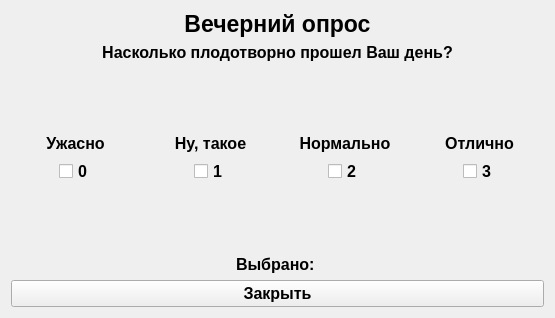
<?xml version="1.0" encoding="UTF-8"?>
<ui version="4.0">
 <class>QuestionnaireWidget</class>
 <widget class="QWidget" name="QuestionnaireWidget">
  <property name="geometry">
   <rect>
    <x>0</x>
    <y>0</y>
    <width>555</width>
    <height>318</height>
   </rect>
  </property>
  <property name="windowTitle">
   <string>Test GUI Qt Designer</string>
  </property>
  <layout class="QVBoxLayout" name="verticalLayout_5">
   <item>
    <widget class="QLabel" name="label_6">
     <property name="font">
      <font>
       <pointsize>17</pointsize>
       <weight>75</weight>
       <bold>true</bold>
      </font>
     </property>
     <property name="text">
      <string>Вечерний опрос</string>
     </property>
     <property name="alignment">
      <set>Qt::AlignCenter</set>
     </property>
    </widget>
   </item>
   <item>
    <widget class="QLabel" name="label_5">
     <property name="font">
      <font>
       <pointsize>12</pointsize>
       <weight>75</weight>
       <bold>true</bold>
      </font>
     </property>
     <property name="text">
      <string>Насколько плодотворно прошел Ваш день?</string>
     </property>
     <property name="alignment">
      <set>Qt::AlignCenter</set>
     </property>
    </widget>
   </item>
   <item>
    <spacer name="verticalSpacer">
     <property name="orientation">
      <enum>Qt::Vertical</enum>
     </property>
     <property name="sizeHint" stdset="0">
      <size>
       <width>20</width>
       <height>56</height>
      </size>
     </property>
    </spacer>
   </item>
   <item>
    <layout class="QHBoxLayout" name="horizontalLayout_5">
     <item>
      <layout class="QVBoxLayout" name="verticalLayout_4">
       <item>
        <widget class="QLabel" name="label">
         <property name="font">
          <font>
           <pointsize>12</pointsize>
           <weight>75</weight>
           <bold>true</bold>
          </font>
         </property>
         <property name="text">
          <string>Ужасно</string>
         </property>
         <property name="alignment">
          <set>Qt::AlignCenter</set>
         </property>
        </widget>
       </item>
       <item>
        <layout class="QHBoxLayout" name="horizontalLayout_4">
         <item>
          <spacer name="horizontalSpacer_8">
           <property name="orientation">
            <enum>Qt::Horizontal</enum>
           </property>
           <property name="sizeHint" stdset="0">
            <size>
             <width>40</width>
             <height>20</height>
            </size>
           </property>
          </spacer>
         </item>
         <item>
          <widget class="QCheckBox" name="awfulCb">
           <property name="font">
            <font>
             <pointsize>12</pointsize>
             <weight>75</weight>
             <bold>true</bold>
            </font>
           </property>
           <property name="text">
            <string>0</string>
           </property>
          </widget>
         </item>
         <item>
          <spacer name="horizontalSpacer_7">
           <property name="orientation">
            <enum>Qt::Horizontal</enum>
           </property>
           <property name="sizeHint" stdset="0">
            <size>
             <width>40</width>
             <height>20</height>
            </size>
           </property>
          </spacer>
         </item>
        </layout>
       </item>
      </layout>
     </item>
     <item>
      <layout class="QVBoxLayout" name="verticalLayout_3">
       <item>
        <widget class="QLabel" name="label_2">
         <property name="font">
          <font>
           <pointsize>12</pointsize>
           <weight>75</weight>
           <bold>true</bold>
          </font>
         </property>
         <property name="text">
          <string>Ну, такое</string>
         </property>
         <property name="alignment">
          <set>Qt::AlignCenter</set>
         </property>
        </widget>
       </item>
       <item>
        <layout class="QHBoxLayout" name="horizontalLayout_3">
         <item>
          <spacer name="horizontalSpacer_6">
           <property name="orientation">
            <enum>Qt::Horizontal</enum>
           </property>
           <property name="sizeHint" stdset="0">
            <size>
             <width>40</width>
             <height>20</height>
            </size>
           </property>
          </spacer>
         </item>
         <item>
          <widget class="QCheckBox" name="soSoCb">
           <property name="font">
            <font>
             <pointsize>12</pointsize>
             <weight>75</weight>
             <bold>true</bold>
            </font>
           </property>
           <property name="text">
            <string>1</string>
           </property>
          </widget>
         </item>
         <item>
          <spacer name="horizontalSpacer_5">
           <property name="orientation">
            <enum>Qt::Horizontal</enum>
           </property>
           <property name="sizeHint" stdset="0">
            <size>
             <width>40</width>
             <height>20</height>
            </size>
           </property>
          </spacer>
         </item>
        </layout>
       </item>
      </layout>
     </item>
     <item>
      <layout class="QVBoxLayout" name="verticalLayout_2">
       <item>
        <widget class="QLabel" name="label_3">
         <property name="font">
          <font>
           <pointsize>12</pointsize>
           <weight>75</weight>
           <bold>true</bold>
          </font>
         </property>
         <property name="text">
          <string>Нормально</string>
         </property>
         <property name="alignment">
          <set>Qt::AlignCenter</set>
         </property>
        </widget>
       </item>
       <item>
        <layout class="QHBoxLayout" name="horizontalLayout_2">
         <item>
          <spacer name="horizontalSpacer_3">
           <property name="orientation">
            <enum>Qt::Horizontal</enum>
           </property>
           <property name="sizeHint" stdset="0">
            <size>
             <width>40</width>
             <height>20</height>
            </size>
           </property>
          </spacer>
         </item>
         <item>
          <widget class="QCheckBox" name="normalCb">
           <property name="font">
            <font>
             <pointsize>12</pointsize>
             <weight>75</weight>
             <bold>true</bold>
            </font>
           </property>
           <property name="text">
            <string>2</string>
           </property>
          </widget>
         </item>
         <item>
          <spacer name="horizontalSpacer_4">
           <property name="orientation">
            <enum>Qt::Horizontal</enum>
           </property>
           <property name="sizeHint" stdset="0">
            <size>
             <width>40</width>
             <height>20</height>
            </size>
           </property>
          </spacer>
         </item>
        </layout>
       </item>
      </layout>
     </item>
     <item>
      <layout class="QVBoxLayout" name="verticalLayout">
       <item>
        <widget class="QLabel" name="label_4">
         <property name="font">
          <font>
           <pointsize>12</pointsize>
           <weight>75</weight>
           <bold>true</bold>
          </font>
         </property>
         <property name="text">
          <string>Отлично</string>
         </property>
         <property name="alignment">
          <set>Qt::AlignCenter</set>
         </property>
        </widget>
       </item>
       <item>
        <layout class="QHBoxLayout" name="horizontalLayout">
         <item>
          <spacer name="horizontalSpacer">
           <property name="orientation">
            <enum>Qt::Horizontal</enum>
           </property>
           <property name="sizeHint" stdset="0">
            <size>
             <width>40</width>
             <height>20</height>
            </size>
           </property>
          </spacer>
         </item>
         <item>
          <widget class="QCheckBox" name="excellentCb">
           <property name="font">
            <font>
             <pointsize>12</pointsize>
             <weight>75</weight>
             <bold>true</bold>
            </font>
           </property>
           <property name="text">
            <string>3</string>
           </property>
          </widget>
         </item>
         <item>
          <spacer name="horizontalSpacer_2">
           <property name="orientation">
            <enum>Qt::Horizontal</enum>
           </property>
           <property name="sizeHint" stdset="0">
            <size>
             <width>40</width>
             <height>20</height>
            </size>
           </property>
          </spacer>
         </item>
        </layout>
       </item>
      </layout>
     </item>
    </layout>
   </item>
   <item>
    <spacer name="verticalSpacer_2">
     <property name="orientation">
      <enum>Qt::Vertical</enum>
     </property>
     <property name="sizeHint" stdset="0">
      <size>
       <width>20</width>
       <height>55</height>
      </size>
     </property>
    </spacer>
   </item>
   <item>
    <widget class="QLabel" name="answerLabel">
     <property name="font">
      <font>
       <pointsize>12</pointsize>
       <weight>75</weight>
       <bold>true</bold>
      </font>
     </property>
     <property name="text">
      <string>Выбрано: </string>
     </property>
     <property name="alignment">
      <set>Qt::AlignCenter</set>
     </property>
    </widget>
   </item>
   <item>
    <widget class="QPushButton" name="closeButton">
     <property name="font">
      <font>
       <pointsize>12</pointsize>
       <weight>75</weight>
       <bold>true</bold>
      </font>
     </property>
     <property name="text">
      <string>Закрыть</string>
     </property>
    </widget>
   </item>
  </layout>
 </widget>
 <resources/>
 <connections/>
</ui>
